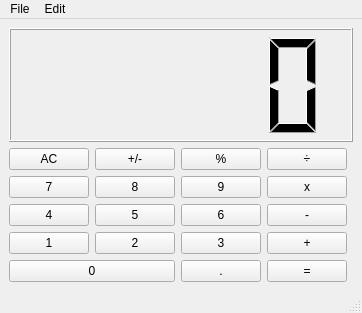
<?xml version="1.0" encoding="UTF-8"?>
<ui version="4.0">
 <class>MainWindow</class>
 <widget class="QMainWindow" name="MainWindow">
  <property name="geometry">
   <rect>
    <x>0</x>
    <y>0</y>
    <width>257</width>
    <height>313</height>
   </rect>
  </property>
  <property name="windowTitle">
   <string>Calculator</string>
  </property>
  <widget class="QWidget" name="centralwidget">
   <layout class="QGridLayout" name="gridLayout">
    <item row="4" column="0">
     <widget class="QPushButton" name="pushButton_3">
      <property name="text">
       <string>4</string>
      </property>
     </widget>
    </item>
    <item row="5" column="0">
     <widget class="QPushButton" name="pushButton_2">
      <property name="text">
       <string>1</string>
      </property>
     </widget>
    </item>
    <item row="1" column="0">
     <widget class="QPushButton" name="pushButton_17">
      <property name="text">
       <string>AC</string>
      </property>
     </widget>
    </item>
    <item row="2" column="0">
     <widget class="QPushButton" name="pushButton_6">
      <property name="text">
       <string>7</string>
      </property>
     </widget>
    </item>
    <item row="0" column="0" colspan="5">
     <widget class="QLCDNumber" name="lcdNumber">
      <property name="smallDecimalPoint">
       <bool>false</bool>
      </property>
      <property name="value" stdset="0">
       <double>0.000000000000000</double>
      </property>
     </widget>
    </item>
    <item row="1" column="1">
     <widget class="QPushButton" name="pushButton_15">
      <property name="text">
       <string>+/-</string>
      </property>
     </widget>
    </item>
    <item row="5" column="1">
     <widget class="QPushButton" name="button1">
      <property name="text">
       <string>2</string>
      </property>
     </widget>
    </item>
    <item row="4" column="1">
     <widget class="QPushButton" name="pushButton_4">
      <property name="text">
       <string>5</string>
      </property>
     </widget>
    </item>
    <item row="2" column="1">
     <widget class="QPushButton" name="pushButton_7">
      <property name="text">
       <string>8</string>
      </property>
     </widget>
    </item>
    <item row="6" column="0" colspan="2">
     <widget class="QPushButton" name="pushButton_9">
      <property name="text">
       <string>0</string>
      </property>
     </widget>
    </item>
    <item row="1" column="2">
     <widget class="QPushButton" name="pushButton_18">
      <property name="text">
       <string>%</string>
      </property>
     </widget>
    </item>
    <item row="2" column="2">
     <widget class="QPushButton" name="pushButton_8">
      <property name="text">
       <string>9</string>
      </property>
     </widget>
    </item>
    <item row="4" column="2">
     <widget class="QPushButton" name="pushButton_5">
      <property name="text">
       <string>6</string>
      </property>
     </widget>
    </item>
    <item row="5" column="2">
     <widget class="QPushButton" name="pushButton">
      <property name="text">
       <string>3</string>
      </property>
     </widget>
    </item>
    <item row="6" column="2">
     <widget class="QPushButton" name="pushButton_16">
      <property name="text">
       <string>.</string>
      </property>
     </widget>
    </item>
    <item row="6" column="3">
     <widget class="QPushButton" name="pushButton_14">
      <property name="text">
       <string>=</string>
      </property>
     </widget>
    </item>
    <item row="5" column="3">
     <widget class="QPushButton" name="pushButton_10">
      <property name="text">
       <string>+</string>
      </property>
     </widget>
    </item>
    <item row="4" column="3">
     <widget class="QPushButton" name="pushButton_11">
      <property name="text">
       <string>-</string>
      </property>
     </widget>
    </item>
    <item row="2" column="3">
     <widget class="QPushButton" name="pushButton_12">
      <property name="text">
       <string>x</string>
      </property>
     </widget>
    </item>
    <item row="1" column="3">
     <widget class="QPushButton" name="pushButton_13">
      <property name="text">
       <string>÷</string>
      </property>
     </widget>
    </item>
   </layout>
  </widget>
  <widget class="QMenuBar" name="menubar">
   <property name="geometry">
    <rect>
     <x>0</x>
     <y>0</y>
     <width>257</width>
     <height>24</height>
    </rect>
   </property>
   <widget class="QMenu" name="file">
    <property name="title">
     <string>File</string>
    </property>
    <addaction name="actionNew"/>
    <addaction name="actionSave"/>
   </widget>
   <widget class="QMenu" name="menuEdit">
    <property name="title">
     <string>Edit</string>
    </property>
    <addaction name="actionCopy"/>
    <addaction name="actionPaste"/>
   </widget>
   <addaction name="file"/>
   <addaction name="menuEdit"/>
  </widget>
  <widget class="QStatusBar" name="statusbar"/>
  <action name="actionCopy">
   <property name="text">
    <string>Copy</string>
   </property>
   <property name="statusTip">
    <string>Copy a file</string>
   </property>
   <property name="shortcut">
    <string>Ctrl+C</string>
   </property>
  </action>
  <action name="actionPaste">
   <property name="text">
    <string>Paste</string>
   </property>
   <property name="statusTip">
    <string>Paste a file</string>
   </property>
  </action>
  <action name="actionNew">
   <property name="text">
    <string>New</string>
   </property>
   <property name="statusTip">
    <string>Create a new file</string>
   </property>
   <property name="shortcut">
    <string>Ctrl+N</string>
   </property>
  </action>
  <action name="actionSave">
   <property name="text">
    <string>Save</string>
   </property>
   <property name="statusTip">
    <string>Save a file</string>
   </property>
   <property name="shortcut">
    <string>Ctrl+S</string>
   </property>
  </action>
 </widget>
 <resources/>
 <connections/>
</ui>
